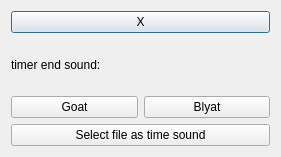
<?xml version="1.0" encoding="UTF-8"?>
<ui version="4.0">
 <class>Settings</class>
 <widget class="QDialog" name="Settings">
  <property name="geometry">
   <rect>
    <x>0</x>
    <y>0</y>
    <width>281</width>
    <height>157</height>
   </rect>
  </property>
  <property name="windowTitle">
   <string>Dialog</string>
  </property>
  <layout class="QGridLayout" name="gridLayout">
   <item row="0" column="0">
    <widget class="QPushButton" name="killSettings">
     <property name="text">
      <string>X</string>
     </property>
    </widget>
   </item>
   <item row="1" column="0">
    <layout class="QVBoxLayout" name="verticalLayout">
     <item>
      <widget class="QLabel" name="label">
       <property name="text">
        <string>timer end sound:</string>
       </property>
      </widget>
     </item>
     <item>
      <layout class="QHBoxLayout" name="horizontalLayout">
       <item>
        <widget class="QPushButton" name="goat">
         <property name="text">
          <string>Goat</string>
         </property>
        </widget>
       </item>
       <item>
        <widget class="QPushButton" name="blyat">
         <property name="text">
          <string>Blyat</string>
         </property>
        </widget>
       </item>
      </layout>
     </item>
     <item>
      <widget class="QPushButton" name="setSoundFile">
       <property name="text">
        <string>Select file as time sound</string>
       </property>
      </widget>
     </item>
    </layout>
   </item>
  </layout>
 </widget>
 <resources/>
 <connections/>
</ui>
